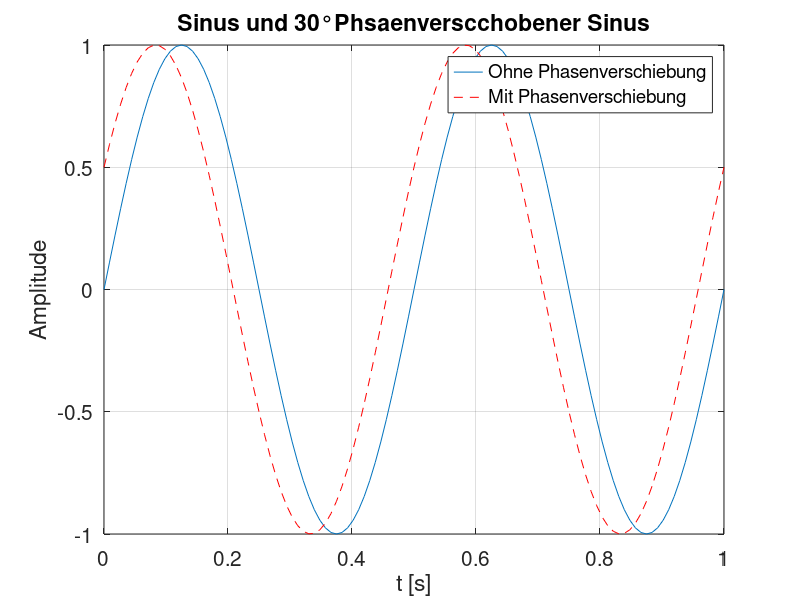

The MATLAB script that drew this image: (Note: this script raises an error after producing the figure.)
% Aufgabenblatt 1
%a
close all;
f=2; % Hz
t= [0 1]; % s
y= @(t) sin(2*pi*f*t);
fplot(y,t)
grid on
xlabel("t [s]")
hold on;
phi=30*pi/180;
fplot(@(t) sin(2*pi*f*t+phi),t,'--r')
legend('Ohne Phasenverschiebung','Mit Phasenverschiebung')
ylabel('Amplitude')
title('Sinus und 30°Phsaenverscchobener Sinus')
set(gca,'FontSize',15)

% Durch die Phasenverschiebung wird das Signal nach links verschoben
%%
% 1.2 Funktionsdarstellung mit Wertetabelle
close all;
clear;
f=2; % Hz
A=2; % Amplitude
t= [0 1]; % s
y= @(t) sin(2*pi*f*t);
fplot(y,'b',t)

tn=linspace(0,1,17);
sample=y(tn);
hold on;
plot(tn,sample,'--dg')
grid on
xlabel("t [s]")
ylabel('Amplitude')
set(gca,'FontSize',15)
stem(tn,sample,'black')
legend("Sin",'Sin Abgetastet und interpoliert','Sin Abtastung')
title('Abtastung des Sinus')
% Es wird mit 16 Hz abgetastet

%% 1.3 Quantisierung
close all;
clear;
f=2; % Hz
A=2 ;% Amplitude
t= [0 1]; % s
y= @(t) A*sin(2*pi*f*t);
fplot(y,'b',t)

tn=linspace(0,1,17);
sample=round(y(tn));
hold on;
stem(tn,sample,'black')
err=y(tn)-sample;
stem(tn,err,'r')
legend("Sin",'Sin Quantisiert mit N=5','Quantisierungsfehler')

grid on
xlabel("t [s]")
ylabel('Amplitude')
set(gca,'FontSize',15)
%%
% N-Bit Quantisierung
clear;
close all;
f=2; % Hz
A=1 ;% Amplitude
t= [0 1]; % s
y= @(t) A*sin(2*pi*f*t);

fplot(y,t)

%Abtastung
fs=16; %Hz Abtastung
tn=linspace(0,1,fs+1);
sample=y(tn); %Abgetastete sin-Werte

%Quantisierung
N=3; %Bit
level=2^N;
yq=quant(sample,level);

% Ausgabe Quantisiertes Signal
hold on
stem(tn,yq,'black')
% Ausgabe Fehler
err=y(tn)-yq;
stem(tn,err,'r')



%Formattierung
title('N-Bit Quantisierung')
legend("Sin",'Sin mit 16 Hz Abtastung/ 3-Bit quantisierung ','Quantisierungsfehler')
grid on
xlabel("t [s]")
ylabel('Amplitude')
set(gca,'FontSize',15)

% Der Quantisierungsfehler ist im Vergleich mit 1.3 gesunken, da unsere
% Quantisierungsstuffen erhöht wurden
%%
% 1.5 Audioausgabe
clear;
close all;
f=500; % Hz

A=1 ;% Amplitude

y= @(t) A*sin(2*pi*f*t);

%Abtastung
fs=44100; %2 Abtastung
tn=linspace(0,1,fs);
sample=y(tn); %Abgetastete sin-Werte

%Quantisierung
N=3; %Bit
level=2^N;
yq=quant(sample,level);

%Fehler
err=y(tn)-yq;

%Ausgabe
playblocking(audioplayer(sample,fs))
playblocking(audioplayer(yq,fs))
% Error Ausgabe
playblocking(audioplayer(err,fs))
% Der Ton wird Verzerrt und es ist ein Rausche zu hören

%% Vergleichsausgabe
clear;
close all;
f=500; % Hz

A=1 ;% Amplitude
t= [0 1]; % s
y= @(t) A*sin(2*pi*f*t); %Funktion

%Abtastung
fs=44100; % Abtastung
tn=linspace(0,1,fs);
sample=y(tn); %Abgetastete sin-Werte
n=2;
while n>1
    %Quantisierung
    level=2^(n-1);
    z=quant(sample,level-1);
    disp(["Sound mit",n-1,'Bit']);        
    playblocking(audioplayer(z,fs))
    n=n+1;
    if n==16
        for n=2:16
            level=2^(n-1);
            z=quant(sample,level-1);
            %Fehler berechnen
            err=y(tn)-z;
            disp(["Error mit",n-1,'Bit']);
            % Error Ausgabe
            playblocking(audioplayer(err,fs))
        end
        break;
    end

end

function y = quant(x,level)
y1=round(x*level);
y=y1/(level);
end